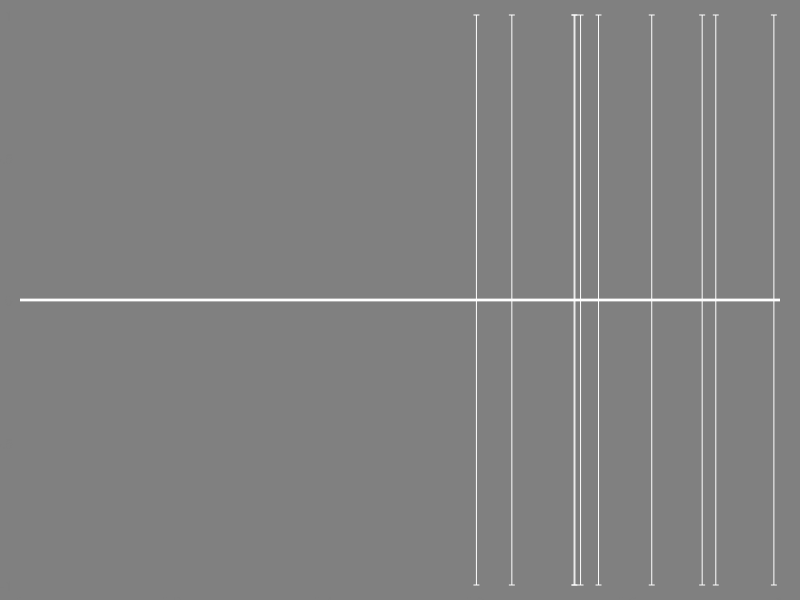

Reproduce this figure in MATLAB. (Note: this script raises an error after producing the figure.)
%% Normal distribution

clear all;

% mkdir('SocialCueLow_gray')
% cd SocialCueLow_gray
% m = 0.30    % provide mean
% s = 0.15    % provide stdev

mkdir('SocialCue_mean5o5')
cd SocialCue_mean5o5
m = 0.7857;     % provide mean [0.175, 0.25, 0.5, 0.6]
v = 0.15^2;  % provide stdev^2
n = 10;     % number of ratings to display

set(0, 'defaultFigurePosition', [300 400 400 120], 'defaultFigureColor' , [.5 .5 .5], ...
    'defaultLineColor', [1 1 1])
set(0, 'DefaultFigureInvertHardcopy', 'off')

mu = log(m/(sqrt(1 + v/m^2)));
s = sqrt(log(1 + v/m^2));
lognormdist = makedist('lognormal','mu',mu, 'sigma',s);  % creates lognormal distribution with mean m and stdev sqrt(v)

fid = fopen('stimulilv1.txt','w');   % opens textfile to write stimulus parameters
fprintf(fid, '%s %d %s %d \n', 'mean = ', m, 'stdev = ', sqrt(v))
fprintf(fid, '%s \t %s \t %s \t %s \t %s \t %s \t \n', 'Stimulusfile', 'Mean', 'StDev','Min', 'Max',  'IndivRatings') 


for f = 1:32   % creates and saves figures as bmp

    close all
    
    stim(f).ratings = random(lognormdist, n,1);  % draws 10 values from normal distribution as defined above
    
    for i = 1:length(stim(f).ratings)
        while stim(f).ratings(i) < 0 | stim(f).ratings(i) > 1 | ~isreal(stim(f).ratings(i))   % if outside of bounds [0 1] repeat until sample found
            stim(f).ratings(i) = random(lognormdist, 1,1);
        end
    end
    
    stim(f).ratingsmean = mean(stim(f).ratings);
    stim(f).ratingsstdev = std(stim(f).ratings);
    stim(f).min = min(stim(f).ratings);
    stim(f).max = max(stim(f).ratings);

    % draws figure
    figure1 = figure('Color',[.5 .5 .5], 'Position', [300 400 600 150]);
    axes1 = axes('Parent', figure1, 'Position', [0.025 0.025 0.95 0.95], ...
                 'Color', [.5 .5 .5], 'YColor', [.5 .5 .5],...
                 'XColor', [.5 .5 .5]);
    hold(axes1, 'all');

    line([0,1], [0 0], 'Color', 'w', 'LineWidth', 2); hold on;
    plot(stim(f).ratings, 1, '.', 'MarkerSize', 10, 'Color',[.5 .5 .5]); hold on;
    errorbar(stim(f).ratings, zeros(n,1), (ones(n,1)), 'w', 'LineWidth', 2); hold on;

    xlim([0 1])
    ylim([-0.5 0.5])
    box off
    
    % stuff for filename that includes m and s
    ms = num2str(stim(f).ratingsmean,'%.3f');
    ss = num2str(stim(f).ratingsstdev,'%.3f');
    stim(f).filename = ([num2str(f), '_M', ms(:,3:5), '_STD', ss(:, 3:5), '.jpg']);
      
    fprintf(fid, '%s \t %s \t %d \t %d \t %d \t %d \t %d \t %d \t %d \t %d \t %d \t %d \t %d \t %d \t %d \t %d \t \n', stim(f).filename, stim(f).ratingsmean, stim(f).ratingsstdev, stim(f).min, stim(f).max, stim(f).ratings');
  
    set(gcf,'Units','pixels','Position',[200 200 600 150]);  %# Modify figure size

    frame = getframe(gcf);                   %# Capture the current window
    imwrite(frame.cdata, stim(f).filename);  %# Save the frame data
    
    
end  

fclose(fid);

save('stimulilv1', 'stim')  % saves the parameter structure as mat file